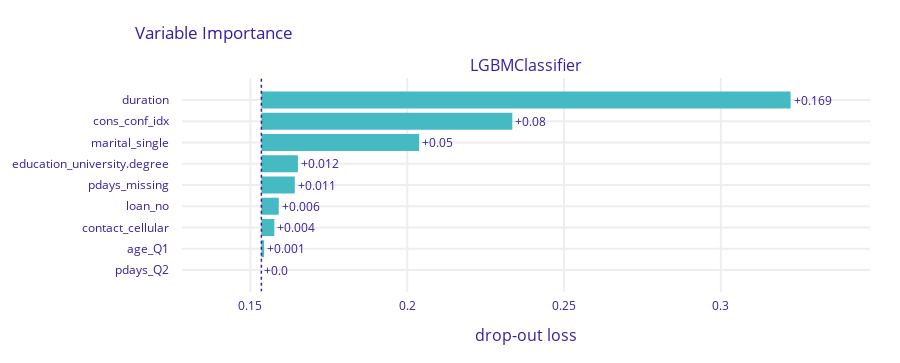

The code cell stored with this chart in its notebook:
### Code cell
lgb_exp.model_parts().plot()

### Figure 1 — Plotly figure (JSON) as saved in the notebook; plotly's stock layout.template omitted (floating-point values rounded to 4 significant figures)
{"data": [{"base": 0.1535, "hoverinfo": "text", "hoverlabel": {"bgcolor": "rgba(0,0,0,0.8)"}, "hovertext": ["Model: LGBMClassifier loss after<br>variable: duration is permuted: 0.322<br>Drop-out loss change: +0.169", "Model: LGBMClassifier loss after<br>variable: cons_conf_idx is permuted: 0.234<br>Drop-out loss change: +0.08", "Model: LGBMClassifier loss after<br>variable: marital_single is permuted: 0.204<br>Drop-out loss change: +0.05", "Model: LGBMClassifier loss after<br>variable: education_university.degree is permuted: 0.165<br>Drop-out loss change: +0.012", "Model: LGBMClassifier loss after<br>variable: pdays_missing is permuted: 0.164<br>Drop-out loss change: +0.011", "Model: LGBMClassifier loss after<br>variable: loan_no is permuted: 0.159<br>Drop-out loss change: +0.006", "Model: LGBMClassifier loss after<br>variable: contact_cellular is permuted: 0.158<br>Drop-out loss change: +0.004", "Model: LGBMClassifier loss after<br>variable: age_Q1 is permuted: 0.154<br>Drop-out loss change: +0.001", "Model: LGBMClassifier loss after<br>variable: pdays_Q2 is permuted: 0.154<br>Drop-out loss change: +0.0"], "marker": {"color": "#46bac2"}, "orientation": "h", "showlegend": false, "text": ["+0.169", "+0.08", "+0.05", "+0.012", "+0.011", "+0.006", "+0.004", "+0.001", "+0.0"], "textposition": "outside", "type": "bar", "x": [0.1687, 0.08002, 0.0503, 0.01165, 0.01065, 0.005547, 0.004132, 0.0008687, 6.573e-06], "xaxis": "x", "y": ["duration", "cons_conf_idx", "marital_single", "education_university.degree", "pdays_missing", "loan_no", "contact_cellular", "age_Q1", "pdays_Q2"], "yaxis": "y"}], "layout": {"annotations": [{"font": {"size": 16}, "showarrow": false, "text": "LGBMClassifier", "x": 0.5, "xanchor": "center", "xref": "paper", "y": 1, "yanchor": "bottom", "yref": "paper"}, {"font": {"size": 16}, "showarrow": false, "text": "drop-out loss", "x": 0.5, "xanchor": "center", "xref": "paper", "y": 0, "yanchor": "top", "yref": "paper", "yshift": -30}], "font": {"color": "#371ea3"}, "height": 363, "margin": {"b": 71, "r": 30, "t": 78}, "shapes": [{"line": {"color": "#371ea3", "dash": "dot", "width": 1.5}, "type": "line", "x0": 0.1535, "x1": 0.1535, "xref": "x", "y0": -1, "y1": 9, "yref": "y"}], "title": {"text": "Variable Importance", "x": 0.15}, "xaxis": {"anchor": "y", "automargin": true, "domain": [0, 1], "fixedrange": true, "gridwidth": 2, "range": [0.1282, 0.3476], "tickcolor": "white", "ticklen": 3, "ticks": "outside", "type": "linear", "zeroline": false}, "yaxis": {"anchor": "x", "automargin": true, "autorange": "reversed", "domain": [0, 1], "fixedrange": true, "gridwidth": 2, "tickcolor": "white", "ticklen": 10, "ticks": "outside", "type": "category"}}}
